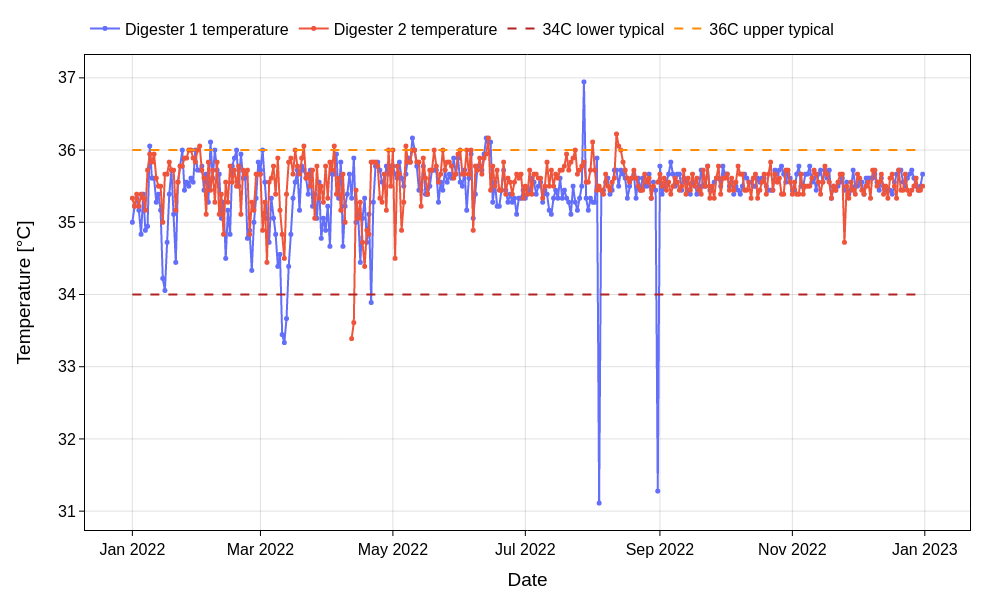

Generate this figure with Python:
# filename: muscatine_wrrf_digesters_2022_temperature_time_series.py
import pandas as pd
import plotly.graph_objects as go

file_name = "muscatine_wrrf_digesters_2022.xlsx"
base_name = "muscatine_wrrf_digesters_2022_temperature_time_series"

# Load workbook
xls = pd.ExcelFile(file_name)
if "daily_data" not in xls.sheet_names:
    raise ValueError("Sheet 'daily_data' not found in workbook.")

df = pd.read_excel(xls, sheet_name="daily_data")

required_cols = ["Year", "Month", "Day", "Dig1-T_degC", "Dig2-T_degC"]
missing = [c for c in required_cols if c not in df.columns]
if missing:
    raise ValueError(f"Missing required columns: {missing}")

# Build proper datetime
df["Date"] = pd.to_datetime(
    dict(year=df["Year"], month=df["Month"], day=df["Day"]),
    errors="coerce"
)

plot_df = df.loc[:, ["Date", "Dig1-T_degC", "Dig2-T_degC"]].copy()
plot_df = plot_df.sort_values("Date").reset_index(drop=True)

# Save CSV with exactly requested columns
csv_df = plot_df.rename(columns={
    "Date": "Date [YYYY-MM-DD]",
    "Dig1-T_degC": "Digester 1 temperature [degC]",
    "Dig2-T_degC": "Digester 2 temperature [degC]",
})
csv_df["Date [YYYY-MM-DD]"] = csv_df["Date [YYYY-MM-DD]"].dt.strftime("%Y-%m-%d")
csv_file = f"{base_name}.csv"
csv_df.to_csv(csv_file, index=False)

# Create chart
fig = go.Figure()

fig.add_trace(go.Scatter(
    x=plot_df["Date"],
    y=plot_df["Dig1-T_degC"],
    mode="lines+markers",
    name="Digester 1 temperature",
    line=dict(width=2),
    marker=dict(size=5)
))

fig.add_trace(go.Scatter(
    x=plot_df["Date"],
    y=plot_df["Dig2-T_degC"],
    mode="lines+markers",
    name="Digester 2 temperature",
    line=dict(width=2),
    marker=dict(size=5)
))

# Reference lines as legend items
x0 = plot_df["Date"].min()
x1 = plot_df["Date"].max()

fig.add_trace(go.Scatter(
    x=[x0, x1],
    y=[34.0, 34.0],
    mode="lines",
    name="34C lower typical",
    line=dict(color="firebrick", width=2, dash="dash"),
    hoverinfo="skip"
))

fig.add_trace(go.Scatter(
    x=[x0, x1],
    y=[36.0, 36.0],
    mode="lines",
    name="36C upper typical",
    line=dict(color="darkorange", width=2, dash="dash"),
    hoverinfo="skip"
))

fig.update_layout(
    template="plotly_white",
    title=None,
    font=dict(size=16, color="black"),
    legend=dict(
        orientation="h",
        yanchor="bottom",
        y=1.02,
        xanchor="left",
        x=0
    ),
    margin=dict(l=85, r=30, t=30, b=70),
    width=1000,
    height=600
)

fig.update_xaxes(
    title_text="Date",
    showgrid=True,
    gridcolor="rgba(0,0,0,0.12)",
    showline=True,
    linecolor="black",
    mirror=True,
    ticks="outside",
    tickcolor="black",
    rangeslider_visible=False
)

fig.update_yaxes(
    title_text="Temperature [°C]",
    showgrid=True,
    gridcolor="rgba(0,0,0,0.12)",
    showline=True,
    linecolor="black",
    mirror=True,
    ticks="outside",
    tickcolor="black"
)

html_file = f"{base_name}.html"
png_file = f"{base_name}.png"

fig.write_html(html_file, include_plotlyjs="cdn", full_html=True, config={"responsive": True})
fig.write_image(png_file, width=1000, height=600, engine="kaleido")

print(f"Created file: {csv_file}")
print(f"Created file: {html_file}")
print(f"Created file: {png_file}")
print("Created file: muscatine_wrrf_digesters_2022_temperature_time_series.py")
